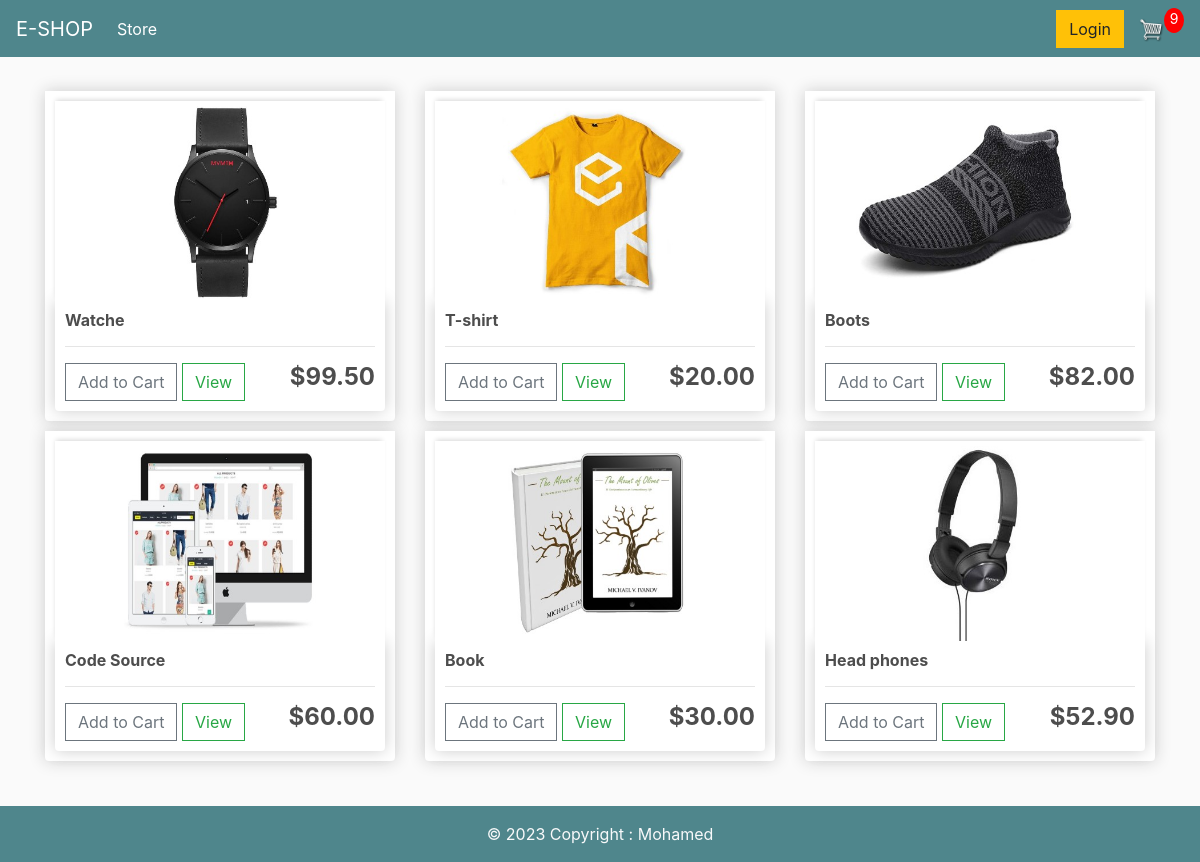
The app's page / (signed in) with its own data.
### store/models.py (models this page shows, shortened)
class Product(models.Model):
    name = models.CharField(max_length=200)
    price = models.FloatField()
    digital = models.BooleanField(default=False, null=True, blank=True)
    image = models.ImageField(null=True, blank=True)
    @property
    def imageURL(self):
        try:
            url = self.image.url
        except:
            url = ''
        return url

### store/views.py (the view)
# urls.py: path('', include('store.urls')),
def store(request):
    if request.user.is_authenticated:
        customer = request.user.customer
        order, created = Order.objects.get_or_create(
            customer=customer, complete=False)
        items = order.orderitem_set.all()
        cartItems = order.get_cart_items
    else:
        items = []
        order = {'get_cart_total': 0, 'get_cart_items': 0}
        cartItems = order['get_cart_items']
    products = Product.objects.all()
    context = {
        'products': products,
        'cartItems': cartItems,
    }
    return render(request, 'store/store.html', context)

### store/models.py (called while the page is built)
    @property
    def get_cart_items(self):
        orderitems = self.orderitem_set.all()
        total = sum([item.quantity for item in orderitems])
        return total

### store/templates/store/store.html
{% extends 'store/main.html' %}
{% load static %}
{% block content %}
<div class="row">
    {% for product in products %}
        <div class="col-lg-4">
            <div class="box-element product">
                <img class="thumbnail" src="{{product.imageURL}}">
                <div class="box-element product">
                    <h6><strong>{{product.name}}</strong></h6>
                    <hr>
                    <button data-product="{{product.id}}" data-action ="add" class="btn btn-outline-secondary add-btn update-cart">Add to Cart</button>
                    <a class="btn btn-outline-success" href="#">View</a>
                    <h4 style="display: inline-block; float:right"><strong>${{product.price|floatformat:2}}</strong></h4>
                </div>
            </div>
        </div>
    {% endfor %}
</div>
{% endblock content %}

### static/css/main.css (style rules this page uses)
body { background-color: hsl(0, 0%, 98%); }
h1,h2,h3,h4,h5,h6 { color:hsl(0, 0%, 30%); }
.box-element { box-shadow:hsl(0, 0%, 80%) 0 0 16px; background-color: #fff; border-radius: 4px; padding: 10px; }
.thumbnail { width: 100%; height: 200px; -webkit-box-shadow: -1px -3px 5px -2px rgba(214,214,214,1); -moz-box-shadow: -1px -3px 5px -2px rgba(214,214,214,1); box-shadow: -1px -3px 5px -2px rgba(214,214,214,1); }
.product { border-radius: 0 0 4px 4px; }
.col-lg-4, .col-lg-6, .col-lg-8, .col-lg-12 { margin-top: 10px; }
.btn { border-radius: 0; }

### records on screen
Product: imageURL (picture), name "Watche", price "99.50"
Product: imageURL (picture), name "T-shirt", price "20.00"
Product: imageURL (picture), name "Boots", price "82.00"
Product: imageURL (picture), name "Code Source", price "60.00"
Product: imageURL (picture), name "Book", price "30.00"
Product: imageURL (picture), name "Head phones", price "52.90"

### other values on screen
{{ cartItems }} "9"
